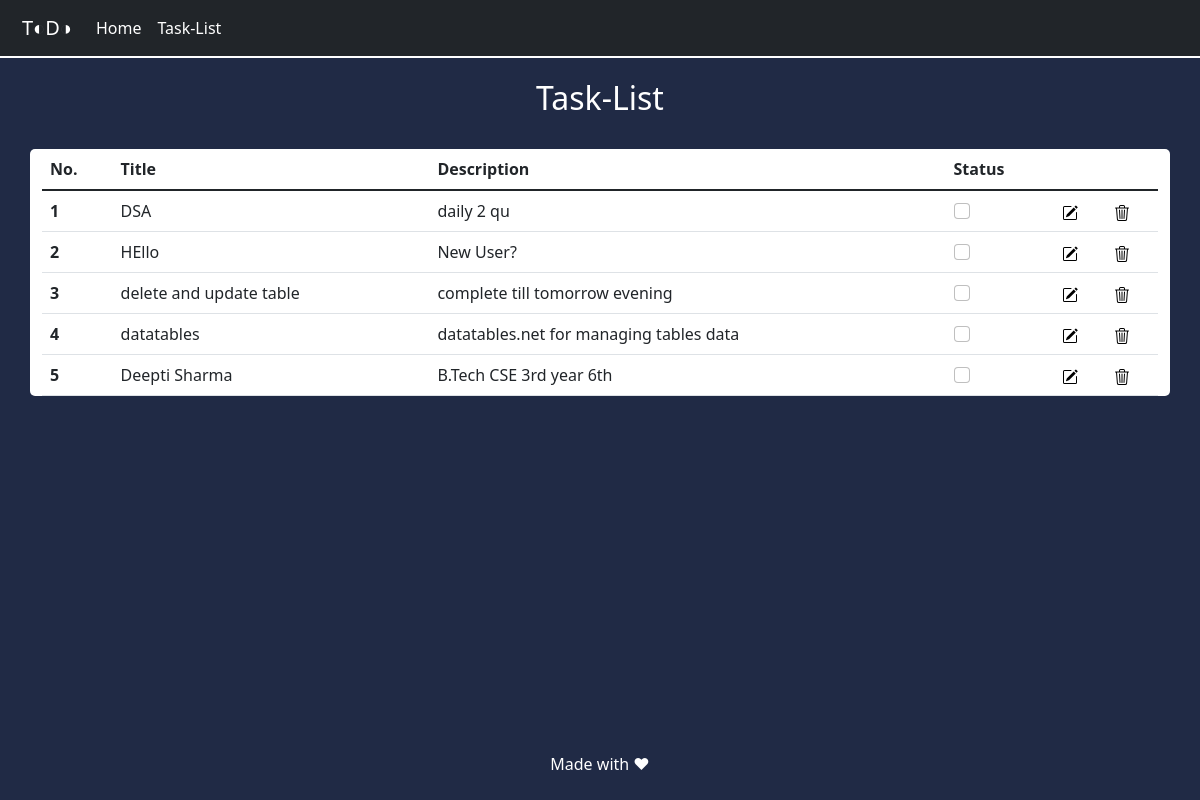
/about, run on the app's committed database.
### task/models.py (models this page shows, shortened)
class Task(models.Model):
    taskTitle= models.CharField(max_length=50)
    taskDesc=models.CharField(max_length=150)
    time=models.DateTimeField(default=timezone.now)

### task/views.py (the view)
# urls.py: path('about', views.about, name='about'),
def about(request):
    allTasks=Task.objects.all()
    context={'tasks':allTasks}
    return render(request,'about.html',context)

### templates/about.html (shortened to what this page needs)
<!DOCTYPE html>
<html lang="en">
  <head>
    <link
      href="https://cdn.jsdelivr.net/npm/bootstrap@5.1.3/dist/css/bootstrap.min.css"
      rel="stylesheet"
    />
  </head>
  <body>
    <nav class="navbar navbar-expand-lg bg-body-tertiary navbar-dark bg-dark">
      <div class="container-fluid">
        <a class="navbar-brand" href="/">T◐D◑</a>
        <div class="collapse navbar-collapse" id="navbarSupportedContent">
          <ul class="navbar-nav me-auto mb-2 mb-lg-0">
            <li class="nav-item">
              <a class="nav-link active" aria-current="page" href="/">Home</a>
            </li>
            <li class="nav-item">
              <a class="nav-link active" aria-current="page" href="/about"
                >Task-List</a
              >
            </li>
          </ul>
        </div>
      </div>
    </nav>
    <h2 class="text-center py-3">Task-List</h2>
    <div class="container my-3" id="task_list">
      <table class="table table-hover">
        <thead>
          <tr>
            <th scope="col">No.</th>
            <th scope="col">Title</th>
            <th scope="col">Description</th>
            <th scope="col">Status</th>
            <th scope="col">    </th>
            <th scope="col">    </th>
          </tr>
        </thead>
        <tbody>
          {% for task in tasks %}
          <tr>
            <th scope="row">{{forloop.counter}}</th>
            <td>{{task.taskTitle}}</td>
            <td>{{task.taskDesc}}</td>
            <td>
              <input
                class="form-check-input me-1"
                type="checkbox"
                id="firstCheckbox"
              />
            </td>
            <td>
              <a href="update/{{task.id}}" >
              <img src="static/pencil-square.svg">
            </a>
            </td>
            <td>
              <a href="delete/{{task.id}}" ><img src="static/trash3.svg"></a>
            </td>
          </tr>
          {% endfor %}
        </tbody>
      </table>
    </div>
    <footer>
      <div class="text-center fixed-bottom my-4 text-lg">Made with ❤</div>
    </footer>
  </body>
</html>

### templates/about.html (style rules this page uses)
body { background-color:#202A45; }
h2 { color:white; }
.container { background-color:white; border-radius:5px; }
nav { border-bottom:2px solid white; margin-bottom:5px; }
.navbar-brand { margin-left:10px; }
footer { color:white; }
table th,td { padding-bottom: 10px; margin:13px; }
tr { padding-bottom: 25px; margin:20px; }

### data on the page
Task: taskTitle "DSA", taskDesc "daily 2 qu"
Task: taskTitle "HEllo", taskDesc "New User?"
Task: taskTitle "delete and update table", taskDesc "complete till tomorrow evening"
Task: taskTitle "datatables", taskDesc "datatables.net for managing tables data"
Task: taskTitle "Deepti Sharma", taskDesc "B.Tech CSE 3rd year 6th"
